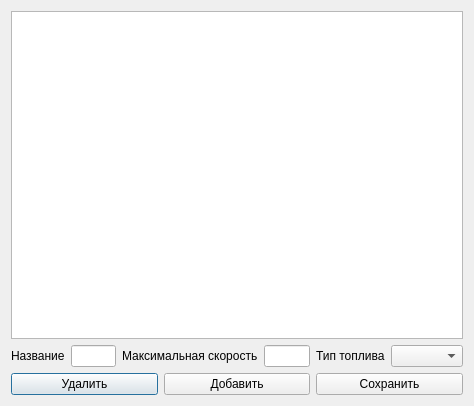
<?xml version="1.0" encoding="UTF-8"?>
<ui version="4.0">
 <class>CarsEdit</class>
 <widget class="QDialog" name="CarsEdit">
  <property name="geometry">
   <rect>
    <x>0</x>
    <y>0</y>
    <width>474</width>
    <height>406</height>
   </rect>
  </property>
  <property name="windowTitle">
   <string>Автомобили</string>
  </property>
  <layout class="QVBoxLayout" name="verticalLayout">
   <item>
    <widget class="QTableView" name="tableView">
     <attribute name="horizontalHeaderDefaultSectionSize">
      <number>150</number>
     </attribute>
    </widget>
   </item>
   <item>
    <widget class="QWidget" name="widget" native="true">
     <layout class="QHBoxLayout" name="horizontalLayout">
      <property name="margin">
       <number>0</number>
      </property>
      <item>
       <widget class="QLabel" name="label">
        <property name="text">
         <string>Название</string>
        </property>
       </widget>
      </item>
      <item>
       <widget class="QLineEdit" name="lineEdit"/>
      </item>
      <item>
       <widget class="QLabel" name="label_2">
        <property name="text">
         <string>Максимальная скорость</string>
        </property>
       </widget>
      </item>
      <item>
       <widget class="QLineEdit" name="lineEdit_2"/>
      </item>
      <item>
       <widget class="QLabel" name="label_3">
        <property name="text">
         <string>Тип топлива</string>
        </property>
       </widget>
      </item>
      <item>
       <widget class="QComboBox" name="comboBox">
        <property name="sizePolicy">
         <sizepolicy hsizetype="Expanding" vsizetype="Fixed">
          <horstretch>0</horstretch>
          <verstretch>0</verstretch>
         </sizepolicy>
        </property>
       </widget>
      </item>
     </layout>
    </widget>
   </item>
   <item>
    <widget class="QWidget" name="widget_2" native="true">
     <layout class="QHBoxLayout" name="horizontalLayout_2">
      <property name="margin">
       <number>0</number>
      </property>
      <item>
       <widget class="QPushButton" name="pushButton_del">
        <property name="text">
         <string>Удалить</string>
        </property>
       </widget>
      </item>
      <item>
       <widget class="QPushButton" name="pushButton_add">
        <property name="text">
         <string>Добавить</string>
        </property>
       </widget>
      </item>
      <item>
       <widget class="QPushButton" name="pushButton_save">
        <property name="text">
         <string>Сохранить</string>
        </property>
       </widget>
      </item>
     </layout>
    </widget>
   </item>
  </layout>
 </widget>
 <resources/>
 <connections/>
</ui>
